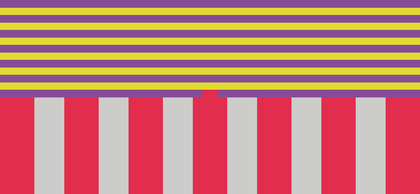
%> input picture utils/matlab_app/exemple.png, 420 x 194 px, shrunk from 1405 x 649 before the run
$ octave RGB2tatinGENE3D.m   (GNU Octave 9; MATLAB toolbox functions it lacks are replaced by stand-ins)
%> lines starting %> are read from the running program, lines starting %| are printed output that depends on the picture
### applications/matlab_app/RGB2tatin.m
function [nphase,i_litho] = RGB2tatin(filename,fname,i_litho,x0,y0,xend,yend)
%> called with filename = 'gene3D_ext', fname = 'exemple.png', i_litho = [], x0 = 0, y0 = 0, xend = 12, yend = 5.5
% the file must be  RGB file, desactivate the anti-aliasing while saving
% it works fine with *.tif and *.png
% do not use jpg unless you want a thousands of phases
% the rest you can try
% on Illustrator save the file using artbox and create one that fits the
% model size
if isempty(fname)
    error('User must provide a valid filename for the image')
end
I=imread(fname);
%> I is the input picture: size 194x420x3 uint8; mean R, G, B 195.4, 126.3, 117.7
figure(1);image(I);
pause(1);
[X,map] = rgb2ind(I(1:end-1,1:end-1,:),100);
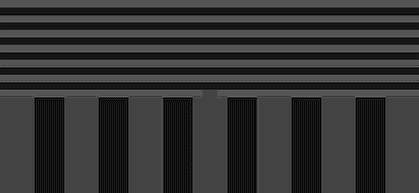
%> X: size 193x419 uint8; min 0, max 99, mean 50.8
%> map = 100 rows, first 12: [0.792 0.847 0.835; 0.796 0.843 0.831; 0.792 0.843 0.831; 0.82 0.835 0.812; 0.82 0.827 0.804; 0.796 0.827 0.82; 0.8 0.804 0.8; 0.8 0.8 0.796; 0.847 0.804 0.231; 0.91 0.902 0.161; 0.91 0.898 0.165; 0.906 0.894 0.169]
nphase = size(map,1);
%> nphase = 100
fprintf(1, 'number of phase found %d \n', nphase);
%| number of phase found 100
[nx,ny]=size(X);
%> nx = 193; ny = 419
for i=1:nx
    X2(nx-i+1,:)=X(i,:);
end
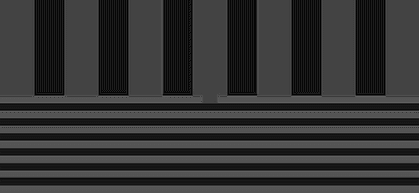
%> X2: size 193x419 uint8; min 0, max 99, mean 50.8; mean of the top-left, top-right, bottom-left and bottom-right quarters 46.2, 46.2, 55.4, 55.4
clear('X','I');
figure(2);
pcolor(double(X2));shading flat; colorbar; title('phase number for the input file');
X2=X2';
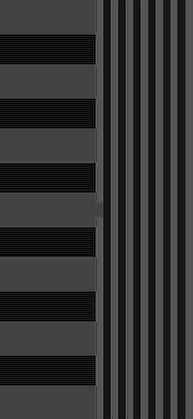
%> X2: size 419x193 uint8; min 0, max 99, mean 50.8; mean of the top-left, top-right, bottom-left and bottom-right quarters 46.2, 55.4, 46.2, 55.4
[nx,ny]=size(X2);
%> nx = 419; ny = 193
if isempty(i_litho)
    i_litho = input(' Enter the Array \n that contains the lithology index \n for each phase index as they appear ordered on the picture\n');
%> the answer given: 3
end

%%%%%%%%% EXPORT THE PMAP FILE %%%%%%%%%%%%%%%%%%%
fid2 = fopen([filename,'.pmap'],'w');
fprintf(fid2,'number vary first in x and than y \n');
fprintf(fid2,'%d\n', nx);
fprintf(fid2,'%d\n' ,ny);
fprintf(fid2,'%1.8e %1.8e %1.8e %1.8e\n',x0,y0,xend,yend);
fprintf(fid2,'%d ',X2);
fclose(fid2);

### applications/matlab_app/materialproperties_option_write.m
function materialproperties_option_write(prefix,rheology_type,filename,nphase,vis,plas,soft,i_litho)

switch rheology_type
    case 0
        val     = vis.val ;
        options = vis.options;
        type    = vis.type;
    case 1
        val     = [vis.val,plas.val];
        options = [vis.options,plas.options];
        type    = [vis.type,plas.type];
    case 2
        val     = [vis.val,plas.val,soft.val];
        options = [vis.options,plas.options,soft.options];
        type    = [vis.type,plas.type,soft.type];
end

fid3 = fopen([filename,'.option'],'r+');
fseek(fid3, 0, 'eof');
fprintf(fid3,'#####################################\n');
fprintf(fid3,'#############Materials###############\n');
fprintf(fid3,'#####################################\n');

s1 = [prefix,'nphase'];
fprintf(fid3,'%s %d\n',s1,nphase);

for i_phase = 0:nphase-1
    fprintf(fid3,'#### param for phase indexed %d #####\n',i_phase);
    for i_opt = 1:size(val,2)
        s = [prefix,char(options(i_opt)),num2str(i_phase)];
        fprintf(fid3,['%s ',char(type(i_opt)),'\n'],s,val(i_litho(i_phase+1),i_opt));
    end
    fprintf(fid3,'#####################################\n');
end
fclose(fid3);
end

### utils/matlab_app/RGB2tatinGENE3D.m
clear;
% parser for input file to be used with Gene3d model in pTatin3D
prefix = '-model_GENE3D_';
% How do you want to input the initial geometry? 0 => LayerCake 1=> extrude
% along Z from RGB file 2=> use a CAD file
initial_geom = 1;
% what name of file do you want for the output ?
filename = 'gene3D_ext'
% what is the size of the model?
Origine = [0.0 0.0 0.0];
Length  = [12 5.5 2.0];
% what is resolution the model?
nel     = [24 12 4];
% what kind of rheological model are you using ? VISCOUS => 0 VISCOPLASTIC => 1
% VISCOPLASTIC WITH SOFTENING => 2
rheology_type = 1;
% for non linear models it is menditory to set viscosity cut off for the continuation
eta_min_cut_off = 1e-6;
eta_max_cut_off = 1.;

%%%%%%%%%%%%%%%%%%%%%%%%%%%%%%%%%%%%%%%%%%%%%%%%%%%%%%%%%%%%%%%%%%%%%%%%
% Define the filename for the geometry if you have one
%fname = 'testcolor-01.tif';
fname = 'exemple.png';
%fname = [];

%%%%%%%%%%%%%%%%%%%%%%%%%%%%%%%%%%%%%%%%%%%%%%%%%%%%%%%%%%%%%%%%%%%%%%%%
% Define your layering here if you want a layered cake
% enter phase index from bottom to top of the model
LayerPhase  = [1 2 1 2 1];
% enter the depth of the top interface of each layer
LayerDepth  = [1 2 3 4 6];

%%%%%%%%%%%%%%%%%%%%%%%%%%%%%%%%%%%%%%%%%%%%%%%%%%%%%%%%%%%%%%%%%%%%%%%%%%%
% enter your rheological parameter for each lithology you wanna define
% there may be more phase index than lithologies each litho is a line
% Maybe this will be changed to a structure that looks more like a taras
% style library with lithologies being given a name instead of a line
% number I am thinking about it!
%%%%%%%%%%%%%%%%%%%%%%%%%%%%%%%%%%%%%%%%%%
vis.type    =    { '%e'    '%e'};
vis.options = { 'eta0_' 'rho_ '};
vis.val     =   [1      0 ; ...
                1e-3    0 ];
%%%%%%%%%%%%%%%%%%%%%%%%%%%%%%%%%%%%%%%%%
plas.type      = { '%e'    '%e'   '%e'   '%e' };
plas.options   = { 'C0_' 'Phi_ ' 'Tens_' 'Hs_'};
plas.val       = [ 0.27    0 0.01     1e+100 ; ...
                1e100   0 1e+100   1e+100 ];
%%%%%%%%%%%%%%%%%%%%%%%%%%%%%%%%%%%%%%%%%
soft.type    = { '%e'    '%e'           '%e'        '%e' };
soft.options = { 'Co_inf' 'Phi_inf_' 'eps_min_''eps_max_'};
soft.val     = [   0.027    0           0           0.1; ...
                   1e+100   0        1e+100         1e+100];

%%%%%%%%%%%%%%%%%%%%%%%%%%%%%%%%%END OF USER INTERFACE %%%%%%%%%%%%%%%%


%%%%%%%%% CREATE AND EXPORT THE OPT TEXT FILE %%%%%%%%%%%%%%%%%%%


fid3 = fopen([filename,'.option'],'w');
fprintf(fid3,'#####################################\n');
fprintf(fid3,'#############Generality###############\n');
fprintf(fid3,'#####################################\n');
s1 = [prefix,'rheol'];
fprintf(fid3,'%s %d\n',s1,rheology_type);

fprintf(fid3,'%s %d\n','-mx',nel(1));
fprintf(fid3,'%s %d\n','-my',nel(2));
fprintf(fid3,'%s %d\n','-mz',nel(3));

fprintf(fid3,'%s %d\n','-Lx',Length(1));
fprintf(fid3,'%s %d\n','-Ly',Length(2));
fprintf(fid3,'%s %d\n','-Lz',Length(3));

fprintf(fid3,'%s %d\n','-Ox',Origine(1));
fprintf(fid3,'%s %d\n','-Oy',Origine(2));
fprintf(fid3,'%s %d\n','-Oz',Origine(3));

if (rheology_type > 0 )
    s1 = [prefix,'eta_min_cut_off'];
    fprintf(fid3,'%s %e\n',s1,eta_min_cut_off);
    s1 = [prefix,'eta_max_cut_off'];
    fprintf(fid3,'%s %e\n',s1,eta_max_cut_off);
end

fclose(fid3);


switch (initial_geom)
    case 0
        nphase = Layer2tatin(prefix,filename,LayerPhase,LayerDepth);
    case 1
        LayerPhase=[];
        [nphase,LayerPhase] = RGB2tatin(filename,fname,LayerPhase,Origine(1),Origine(2),Length(1),Length(2));
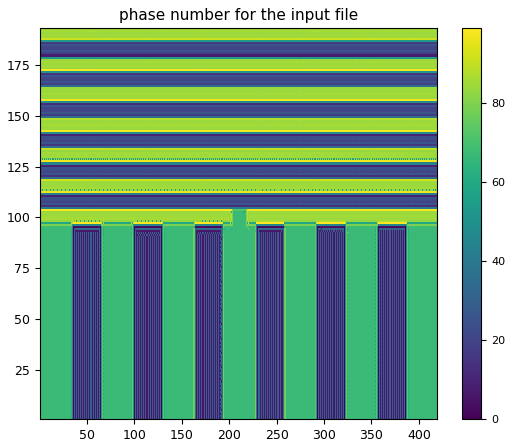
%> figure redrawn from the program's plot data
%> nphase = 100; LayerPhase = 3
    case 2
        error('not developped for now\n');
end

materialproperties_option_write(prefix,rheology_type,filename,nphase,vis,plas,soft,LayerPhase)
%> the run ends on the next line
